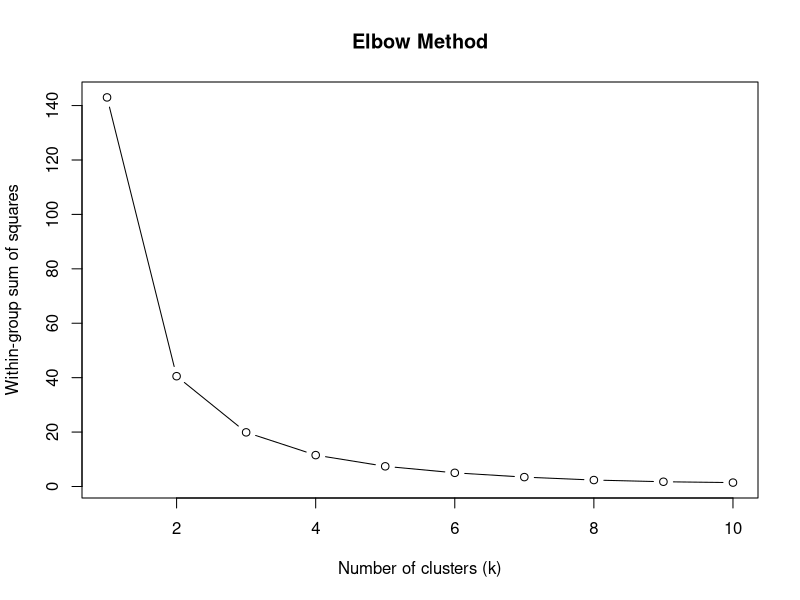
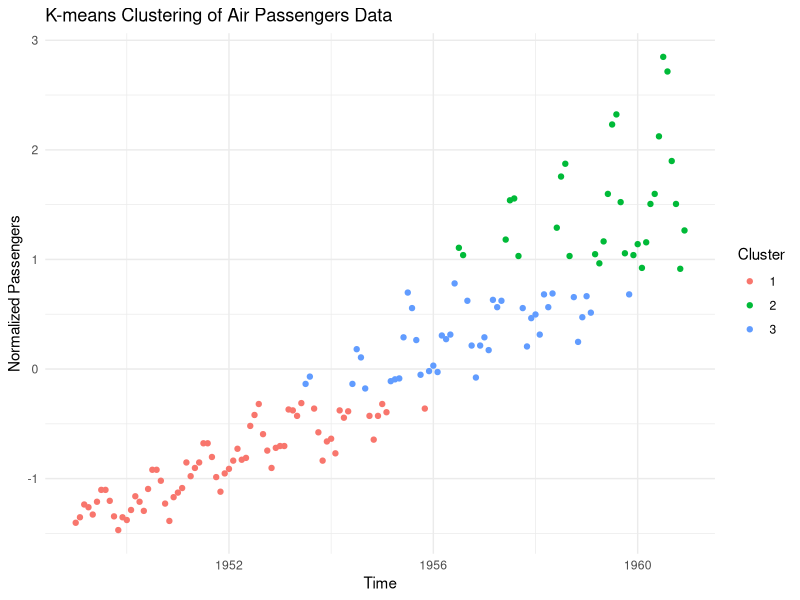

Generate these figures, in order, with R:
library(datasets) 
library(ggplot2) 
data <- AirPassengers
data_df <- data.frame(Time = time(data), Passengers = as.numeric(data))
data_df$Passengers <- scale(data_df$Passengers)
set.seed(123)
wss <- sapply(1:10, function(k) {
  kmeans(data_df$Passengers, centers = k, nstart = 20)$tot.withinss
})
plot(1:10, wss, type = "b", xlab = "Number of clusters (k)", ylab = "Within-group sum of squares",
     main = "Elbow Method")
k <- 3
set.seed(123)
kmeans_model <- kmeans(data_df$Passengers, centers = k, nstart = 20)
data_df$Cluster <- kmeans_model$cluster
ggplot(data_df, aes(x = Time, y = Passengers, color = as.factor(Cluster))) +
  geom_point() +
  labs(title = "K-means Clustering of Air Passengers Data",
       x = "Time",
       y = "Normalized Passengers",
       color = "Cluster") +
  theme_minimal()